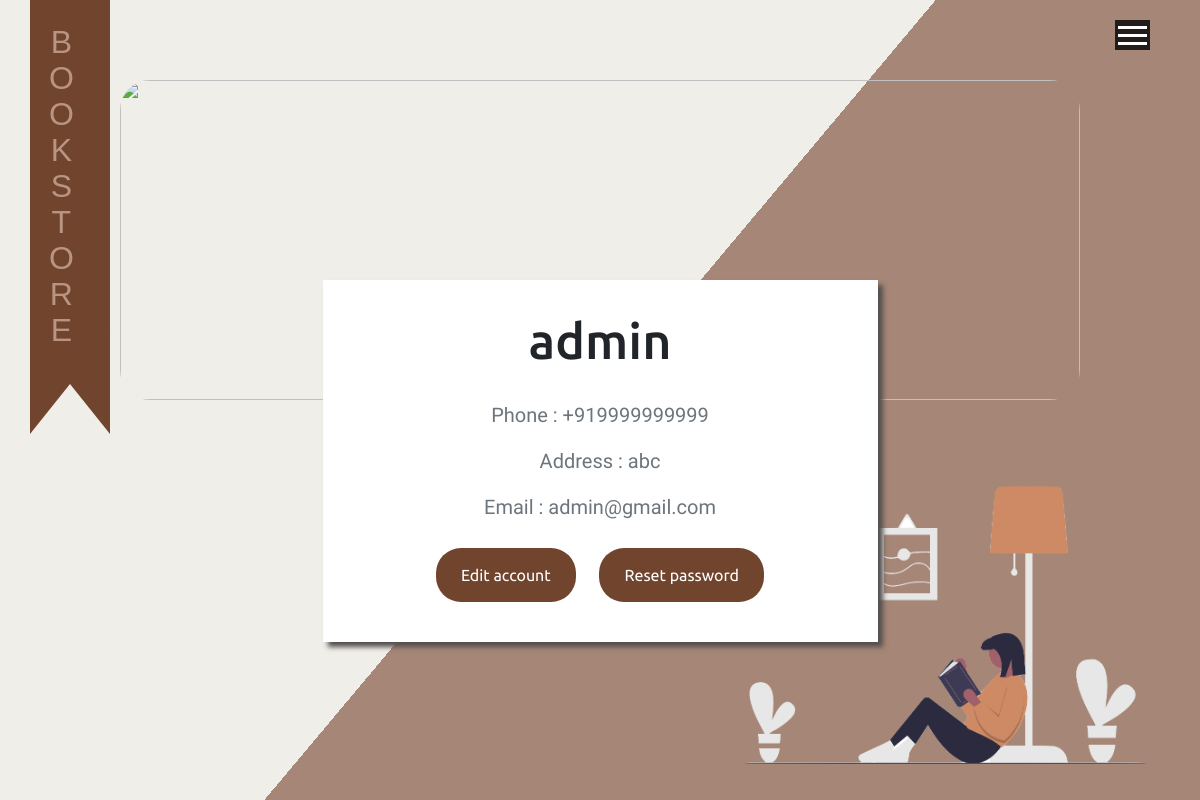
Page /account (signed in) on the earlier database version.
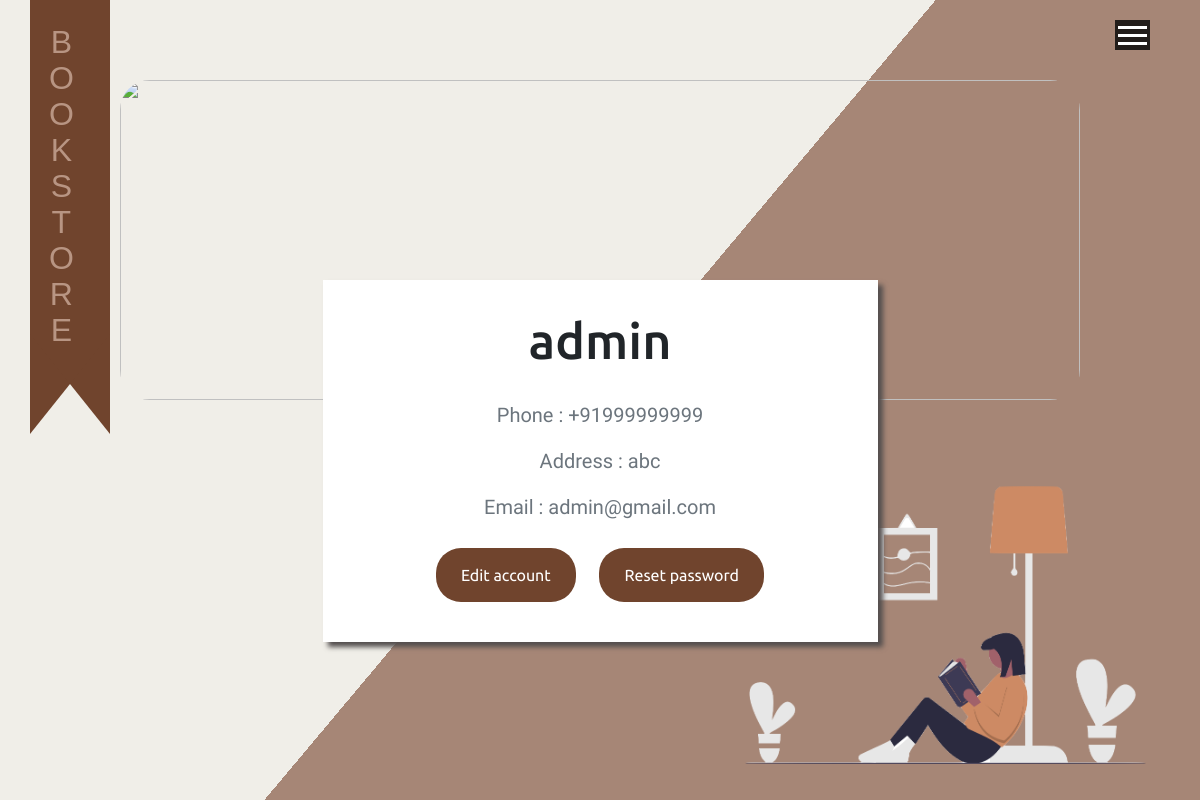
Same page on the later database version.
### main/models.py (models this page shows, shortened)
class User(db.Model, UserMixin):
    id = db.Column(db.Integer, primary_key=True)
    name = db.Column(db.String(20), nullable=False)
    phone = db.Column(db.String(15), nullable=False)
    address = db.Column(db.String(120), nullable=False)
    email = db.Column(db.String(120), unique=True, nullable=False)
    password = db.Column(db.String(60), nullable=False)
    is_admin = db.Column(db.Boolean , default= False)

### main/routes.py (the view, shortened to what this page needs)
@app.route("/account", methods=['GET', 'POST'])
@login_required
def account():
    form1 = UpdateAccountForm()
    form2 = ResetPasswordForm()
    if form1.validate_on_submit():
        current_user.name = form1.name.data
        current_user.phone = form1.phone.data
        current_user.address = form1.address.data
        current_user.email = form1.email.data
        db.session.commit()
        flash('Your account has been updated!', 'success')
        return redirect(url_for('account'))
    elif request.method == 'GET':
        form1.name.data = current_user.name
        form1.email.data = current_user.email
        form1.phone.data = current_user.phone
        form1.address.data = current_user.address
    return render_template('account.html', title='Account', account_form=form1, password_form =form2)

### main/models.py (called while the page is built)
@login_manager.user_loader
def load_user(user_id):
    return User.query.get(int(user_id))

### main/templates/account.html (shortened to what this page needs)
{% extends "base.html" %}
{% block head %}
<link rel="stylesheet" href="{{url_for('static', filename='css/account.css')}}">
{% endblock %}
{% block content %}
  <aside>
</aside>
<h1 class="vertical-text">Bookstore</h1>
<div class="two container-fluid">
    <img src="../static/img/contact.png" style="position: absolute; bottom: 0vh; right: 0vw; height: 350px;" alt="">
    <img src="https://images.unsplash.com/photo-1507842217343-583bb7270b66?ixlib=rb-1.2.1&ixid=MnwxMjA3fDB8MHxwaG90by1wYWdlfHx8fGVufDB8fHx8&auto=format&fit=crop&w=2190&q=80" style="height: 40vh; width: 80vw; position: absolute; top: 10vh; left: 10vw; object-fit: cover;border-radius: 30px;" alt="">
    <div class="content-section container" style="text-align: center; padding-top: 35vh;">
        <div class="container col-lg-6" style="background-color: white; padding: 30px; box-shadow: 5px 5px 5px #534e4e;">
            <div class="media-body">
                <h2 class="account-heading">{{ current_user.name }}</h2>
                <p class="text-secondary">Phone : {{ current_user.phone }}</p>
                <p class="text-secondary">Address : {{ current_user.address }}</p>
                <p class="text-secondary">Email : {{ current_user.email }}</p>
            </div>
            <button class="btn btn-dark" onclick="Updateaccountfunction()">Edit account</button>
        <button class="btn btn-dark" onclick="UpdatePasswordfunction()">Reset password</button>
    </div>
</div>
</div>
{% endblock content %}

Differences in the rows shown:
changed User "admin": phone "+919999999999" → "+91999999999"
